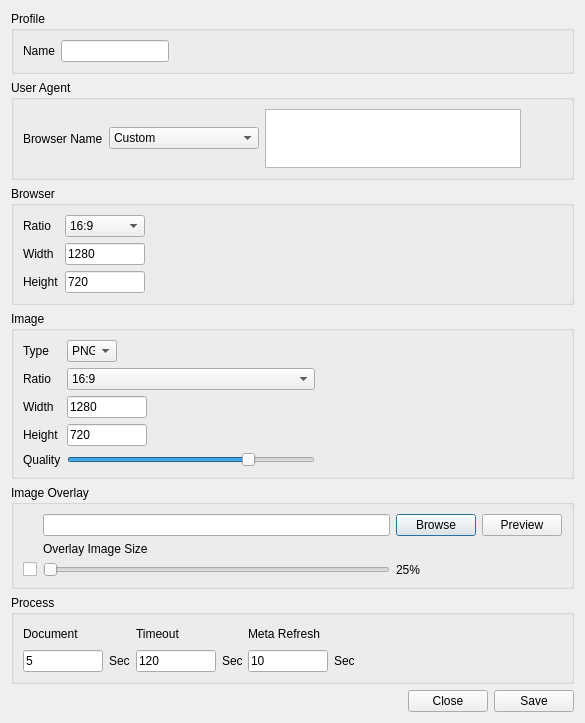
<?xml version="1.0" encoding="UTF-8"?>
<ui version="4.0">
 <class>MetaShotProfileCreator</class>
 <widget class="QDialog" name="MetaShotProfileCreator">
  <property name="geometry">
   <rect>
    <x>0</x>
    <y>0</y>
    <width>585</width>
    <height>672</height>
   </rect>
  </property>
  <property name="windowTitle">
   <string>Create New Profile</string>
  </property>
  <property name="windowIcon">
   <iconset resource="metashot.qrc">
    <normaloff>:/icons/mockpage logo icon.png</normaloff>:/icons/mockpage logo icon.png</iconset>
  </property>
  <layout class="QVBoxLayout" name="verticalLayout">
   <item>
    <widget class="QGroupBox" name="profileGroupBox">
     <property name="title">
      <string>Profile</string>
     </property>
     <layout class="QHBoxLayout" name="horizontalLayout">
      <item>
       <widget class="QLabel" name="profileNameLabel">
        <property name="text">
         <string>Name</string>
        </property>
       </widget>
      </item>
      <item>
       <widget class="QLineEdit" name="profileNameInput">
        <property name="sizePolicy">
         <sizepolicy hsizetype="Fixed" vsizetype="Fixed">
          <horstretch>0</horstretch>
          <verstretch>0</verstretch>
         </sizepolicy>
        </property>
       </widget>
      </item>
      <item>
       <spacer name="horizontalSpacer_2">
        <property name="orientation">
         <enum>Qt::Horizontal</enum>
        </property>
        <property name="sizeHint" stdset="0">
         <size>
          <width>40</width>
          <height>20</height>
         </size>
        </property>
       </spacer>
      </item>
     </layout>
    </widget>
   </item>
   <item>
    <widget class="QGroupBox" name="userAgentgroupBox">
     <property name="maximumSize">
      <size>
       <width>16777215</width>
       <height>100</height>
      </size>
     </property>
     <property name="title">
      <string>User Agent</string>
     </property>
     <layout class="QHBoxLayout" name="horizontalLayout_2">
      <item>
       <widget class="QLabel" name="userAgentLabel">
        <property name="text">
         <string>Browser Name</string>
        </property>
       </widget>
      </item>
      <item>
       <widget class="QComboBox" name="userAgentSelectionBox">
        <property name="minimumSize">
         <size>
          <width>150</width>
          <height>0</height>
         </size>
        </property>
        <property name="maximumSize">
         <size>
          <width>500</width>
          <height>16777215</height>
         </size>
        </property>
        <item>
         <property name="text">
          <string>Custom</string>
         </property>
        </item>
       </widget>
      </item>
      <item>
       <widget class="QTextEdit" name="userAgentInput">
        <property name="maximumSize">
         <size>
          <width>16777215</width>
          <height>100</height>
         </size>
        </property>
       </widget>
      </item>
      <item>
       <spacer name="horizontalSpacer_3">
        <property name="orientation">
         <enum>Qt::Horizontal</enum>
        </property>
        <property name="sizeHint" stdset="0">
         <size>
          <width>40</width>
          <height>20</height>
         </size>
        </property>
       </spacer>
      </item>
     </layout>
    </widget>
   </item>
   <item>
    <widget class="QGroupBox" name="browserGroupBox">
     <property name="title">
      <string>Browser</string>
     </property>
     <layout class="QGridLayout" name="gridLayout_2">
      <item row="2" column="2">
       <widget class="QLineEdit" name="browserHeightInput">
        <property name="maximumSize">
         <size>
          <width>80</width>
          <height>16777215</height>
         </size>
        </property>
        <property name="text">
         <string>720</string>
        </property>
       </widget>
      </item>
      <item row="1" column="5">
       <spacer name="horizontalSpacer_4">
        <property name="orientation">
         <enum>Qt::Horizontal</enum>
        </property>
        <property name="sizeHint" stdset="0">
         <size>
          <width>40</width>
          <height>20</height>
         </size>
        </property>
       </spacer>
      </item>
      <item row="1" column="0">
       <widget class="QLabel" name="bowserWidthLabel">
        <property name="text">
         <string>Width</string>
        </property>
       </widget>
      </item>
      <item row="2" column="0">
       <widget class="QLabel" name="browserHeightLabel">
        <property name="text">
         <string>Height</string>
        </property>
       </widget>
      </item>
      <item row="1" column="2">
       <widget class="QLineEdit" name="browserWidthInput">
        <property name="maximumSize">
         <size>
          <width>80</width>
          <height>16777215</height>
         </size>
        </property>
        <property name="text">
         <string>1280</string>
        </property>
       </widget>
      </item>
      <item row="0" column="2">
       <widget class="QComboBox" name="comboBox">
        <item>
         <property name="text">
          <string>16:9</string>
         </property>
        </item>
       </widget>
      </item>
      <item row="0" column="0">
       <widget class="QLabel" name="label">
        <property name="text">
         <string>Ratio</string>
        </property>
       </widget>
      </item>
     </layout>
    </widget>
   </item>
   <item>
    <widget class="QGroupBox" name="imageGroupBox">
     <property name="title">
      <string>Image</string>
     </property>
     <layout class="QGridLayout" name="gridLayout">
      <item row="1" column="1">
       <widget class="QLabel" name="label_8">
        <property name="text">
         <string>Type</string>
        </property>
       </widget>
      </item>
      <item row="5" column="2">
       <widget class="QSlider" name="imageQualitySlider">
        <property name="minimum">
         <number>1</number>
        </property>
        <property name="maximum">
         <number>100</number>
        </property>
        <property name="pageStep">
         <number>1</number>
        </property>
        <property name="value">
         <number>75</number>
        </property>
        <property name="orientation">
         <enum>Qt::Horizontal</enum>
        </property>
       </widget>
      </item>
      <item row="4" column="3">
       <spacer name="horizontalSpacer_5">
        <property name="orientation">
         <enum>Qt::Horizontal</enum>
        </property>
        <property name="sizeHint" stdset="0">
         <size>
          <width>40</width>
          <height>20</height>
         </size>
        </property>
       </spacer>
      </item>
      <item row="4" column="1">
       <widget class="QLabel" name="label_5">
        <property name="maximumSize">
         <size>
          <width>80</width>
          <height>16777215</height>
         </size>
        </property>
        <property name="text">
         <string>Height</string>
        </property>
       </widget>
      </item>
      <item row="3" column="1">
       <widget class="QLabel" name="label_4">
        <property name="maximumSize">
         <size>
          <width>80</width>
          <height>16777215</height>
         </size>
        </property>
        <property name="text">
         <string>Width</string>
        </property>
       </widget>
      </item>
      <item row="5" column="1">
       <widget class="QLabel" name="label_6">
        <property name="text">
         <string>Quality</string>
        </property>
       </widget>
      </item>
      <item row="3" column="2">
       <widget class="QLineEdit" name="imageWidthInput">
        <property name="sizePolicy">
         <sizepolicy hsizetype="Fixed" vsizetype="Fixed">
          <horstretch>0</horstretch>
          <verstretch>0</verstretch>
         </sizepolicy>
        </property>
        <property name="maximumSize">
         <size>
          <width>80</width>
          <height>16777215</height>
         </size>
        </property>
        <property name="text">
         <string>1280</string>
        </property>
       </widget>
      </item>
      <item row="4" column="2">
       <widget class="QLineEdit" name="imageHeightInput">
        <property name="maximumSize">
         <size>
          <width>80</width>
          <height>16777215</height>
         </size>
        </property>
        <property name="text">
         <string>720</string>
        </property>
       </widget>
      </item>
      <item row="2" column="2">
       <widget class="QComboBox" name="comboBox_2">
        <item>
         <property name="text">
          <string>16:9</string>
         </property>
        </item>
       </widget>
      </item>
      <item row="1" column="2">
       <widget class="QComboBox" name="imageType">
        <property name="maximumSize">
         <size>
          <width>50</width>
          <height>16777215</height>
         </size>
        </property>
        <item>
         <property name="text">
          <string>PNG</string>
         </property>
        </item>
        <item>
         <property name="text">
          <string>JPG</string>
         </property>
        </item>
       </widget>
      </item>
      <item row="2" column="1">
       <widget class="QLabel" name="label_11">
        <property name="text">
         <string>Ratio</string>
        </property>
       </widget>
      </item>
     </layout>
    </widget>
   </item>
   <item>
    <widget class="QGroupBox" name="imageOverlayBox">
     <property name="title">
      <string>Image Overlay</string>
     </property>
     <layout class="QGridLayout" name="gridLayout_3">
      <item row="0" column="1">
       <widget class="QLineEdit" name="imageOverlayInput"/>
      </item>
      <item row="0" column="2">
       <widget class="QPushButton" name="imageOverlaySelect">
        <property name="text">
         <string>Browse</string>
        </property>
       </widget>
      </item>
      <item row="0" column="3">
       <widget class="QPushButton" name="previewButton">
        <property name="text">
         <string>Preview</string>
        </property>
       </widget>
      </item>
      <item row="1" column="1">
       <widget class="QLabel" name="overlayImageLabel">
        <property name="text">
         <string>Overlay Image Size</string>
        </property>
       </widget>
      </item>
      <item row="2" column="1">
       <widget class="QSlider" name="overlayImageSize">
        <property name="enabled">
         <bool>true</bool>
        </property>
        <property name="minimum">
         <number>1</number>
        </property>
        <property name="maximum">
         <number>100</number>
        </property>
        <property name="singleStep">
         <number>1</number>
        </property>
        <property name="pageStep">
         <number>1</number>
        </property>
        <property name="orientation">
         <enum>Qt::Horizontal</enum>
        </property>
       </widget>
      </item>
      <item row="2" column="2">
       <widget class="QLabel" name="overlayImageSizeLabel">
        <property name="text">
         <string>25%</string>
        </property>
       </widget>
      </item>
      <item row="2" column="0">
       <widget class="QCheckBox" name="imageOverlaycheckBox">
        <property name="text">
         <string/>
        </property>
       </widget>
      </item>
     </layout>
    </widget>
   </item>
   <item>
    <widget class="QGroupBox" name="groupBox">
     <property name="title">
      <string>Process</string>
     </property>
     <layout class="QGridLayout" name="gridLayout_4">
      <item row="1" column="4">
       <widget class="QLineEdit" name="metaRefresh">
        <property name="maximumSize">
         <size>
          <width>80</width>
          <height>16777215</height>
         </size>
        </property>
        <property name="inputMask">
         <string/>
        </property>
        <property name="text">
         <string>10</string>
        </property>
       </widget>
      </item>
      <item row="0" column="4">
       <widget class="QLabel" name="label_7">
        <property name="text">
         <string>Meta Refresh</string>
        </property>
       </widget>
      </item>
      <item row="0" column="0">
       <widget class="QLabel" name="label_2">
        <property name="text">
         <string>Document</string>
        </property>
       </widget>
      </item>
      <item row="0" column="5">
       <spacer name="horizontalSpacer_6">
        <property name="orientation">
         <enum>Qt::Horizontal</enum>
        </property>
        <property name="sizeHint" stdset="0">
         <size>
          <width>40</width>
          <height>20</height>
         </size>
        </property>
       </spacer>
      </item>
      <item row="1" column="2">
       <widget class="QLineEdit" name="timeOut">
        <property name="maximumSize">
         <size>
          <width>80</width>
          <height>16777215</height>
         </size>
        </property>
        <property name="inputMask">
         <string/>
        </property>
        <property name="text">
         <string>120</string>
        </property>
       </widget>
      </item>
      <item row="1" column="0">
       <widget class="QLineEdit" name="totalThreads">
        <property name="maximumSize">
         <size>
          <width>80</width>
          <height>16777215</height>
         </size>
        </property>
        <property name="inputMask">
         <string/>
        </property>
        <property name="text">
         <string>5</string>
        </property>
       </widget>
      </item>
      <item row="0" column="2">
       <widget class="QLabel" name="label_3">
        <property name="text">
         <string>Timeout</string>
        </property>
       </widget>
      </item>
      <item row="1" column="5">
       <widget class="QLabel" name="label_10">
        <property name="maximumSize">
         <size>
          <width>20</width>
          <height>16777215</height>
         </size>
        </property>
        <property name="text">
         <string>Sec</string>
        </property>
       </widget>
      </item>
      <item row="1" column="3">
       <widget class="QLabel" name="label_9">
        <property name="maximumSize">
         <size>
          <width>20</width>
          <height>16777215</height>
         </size>
        </property>
        <property name="text">
         <string>Sec</string>
        </property>
       </widget>
      </item>
      <item row="1" column="6">
       <spacer name="horizontalSpacer_7">
        <property name="orientation">
         <enum>Qt::Horizontal</enum>
        </property>
        <property name="sizeHint" stdset="0">
         <size>
          <width>40</width>
          <height>20</height>
         </size>
        </property>
       </spacer>
      </item>
      <item row="1" column="1">
       <widget class="QLabel" name="label_12">
        <property name="text">
         <string>Sec</string>
        </property>
       </widget>
      </item>
     </layout>
    </widget>
   </item>
   <item>
    <layout class="QHBoxLayout" name="buttonBox">
     <item>
      <spacer name="horizontalSpacer">
       <property name="orientation">
        <enum>Qt::Horizontal</enum>
       </property>
       <property name="sizeHint" stdset="0">
        <size>
         <width>40</width>
         <height>20</height>
        </size>
       </property>
      </spacer>
     </item>
     <item>
      <widget class="QPushButton" name="pushButton">
       <property name="enabled">
        <bool>true</bool>
       </property>
       <property name="text">
        <string>Close</string>
       </property>
      </widget>
     </item>
     <item>
      <widget class="QPushButton" name="saveButton">
       <property name="text">
        <string>Save</string>
       </property>
      </widget>
     </item>
    </layout>
   </item>
  </layout>
 </widget>
 <resources>
  <include location="metashot.qrc"/>
 </resources>
 <connections/>
</ui>
